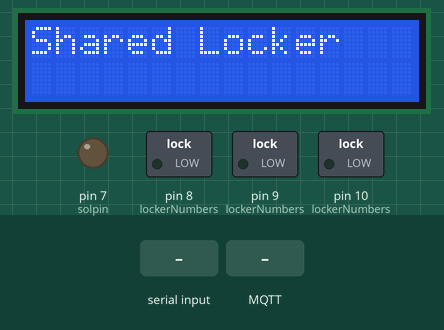
This sketch was run on a simulated Arduino Mega 2560, built with avr-gcc and run on an emulated ATmega2560. Parts: 16×2 character LCD, switched loads named in the sketch (green lamp = pin HIGH), output pins drawn as LEDs (lit = HIGH). Inputs (shaded band) come from the test bench. WiFi joins after 1.5 s; servers stay silent unless stated; random numbers use the default seed unless the sketch sets one; no MQTT or app messages arrive unless stated; what the sketch prints to the serial monitor is not drawn.

Above: at 12.8 s.
12.9 s: "1\n" received over the second serial link
14.4 s: MQTT message "1" arrives on the first subscribed topic
At 15.1 s:
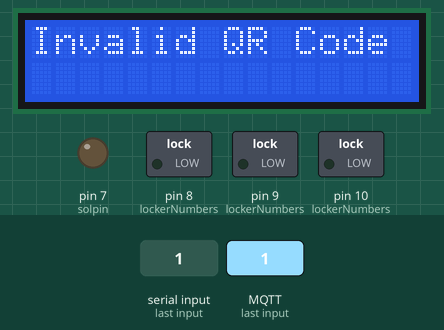
Timing chart, 0 to 17.4 s (numbered marks = the images above; inputs shaded):
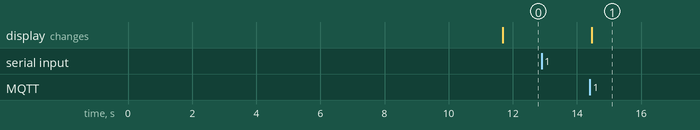

Measured:
- after the input at 12.9 s, every drawn part: stays the same
- after the input at 14.4 s, the display: changes after 0.06 s (image 1)

The sketch:

sharedLocker.ino
```cpp
#if defined(ARDUINO_PORTENTA_C33)
#include <WiFiC3.h>
#elif defined(ARDUINO_UNOWIFIR4)
#include <WiFiS3.h>
#endif

#include <PubSubClient.h>
#include "WiFiSSLClient.h"

#include <DFRobot_RGBLCD1602.h>

#include <ArduinoJson.h>

// LCD
DFRobot_RGBLCD1602 lcd(/*RGBAddr*/0x2D ,/*lcdCols*/16,/*lcdRows*/2);  //16 characters and 2 lines of show

// 보관함 정보
const char *thisBuildingName = "정보공학관";
const int thisBuildingNumber = 23;
const int thisFloorNumber = 1;
const int lockerNumbers[4][2] = { { 101, 7 }, { 102, 8 }, { 103, 9 }, { 104, 10 } };

// 솔레노이드 핀  HIGH: 열림, LOW: 닫힘
int solpin = 7;

// WiFi credentials
const char *ssid = "SSID";
const char *pass = "PASSWORD";

// MQTT Broker settings
const int mqtt_port = 8883;  // MQTT port (TLS)
const char *mqtt_broker = "r14333b1.ala.eu-central-1.emqxsl.com";  // EMQX broker endpoint
const char *mqtt_topic_req = "sharedLocker-request";     // MQTT topic
const char *mqtt_topic_res = "sharedLocker-response";
const char *mqtt_username = "USERNAME";  // MQTT username for authentication
const char *mqtt_password = "PASSWORD";  // MQTT password for authentication

// WiFi and MQTT client initialization
WiFiSSLClient client;
PubSubClient mqtt_client(client);

int wifiStatus = WL_IDLE_STATUS;

static const char ca_cert[] PROGMEM = R"EOF(
-----BEGIN CERTIFICATE-----
MIIDrzCCApegAwIBAgIQCDvgVpBCRrGhdWrJWZHHSjANBgkqhkiG9w0BAQUFADBh
MQswCQYDVQQGEwJVUzEVMBMGA1UEChMMRGlnaUNlcnQgSW5jMRkwFwYDVQQLExB3
d3cuZGlnaWNlcnQuY29tMSAwHgYDVQQDExdEaWdpQ2VydCBHbG9iYWwgUm9vdCBD
QTAeFw0wNjExMTAwMDAwMDBaFw0zMTExMTAwMDAwMDBaMGExCzAJBgNVBAYTAlVT
MRUwEwYDVQQKEwxEaWdpQ2VydCBJbmMxGTAXBgNVBAsTEHd3dy5kaWdpY2VydC5j
b20xIDAeBgNVBAMTF0RpZ2lDZXJ0IEdsb2JhbCBSb290IENBMIIBIjANBgkqhkiG
9w0BAQEFAAOCAQ8AMIIBCgKCAQEA4jvhEXLeqKTTo1eqUKKPC3eQyaKl7hLOllsB
CSDMAZOnTjC3U/dDxGkAV53ijSLdhwZAAIEJzs4bg7/fzTtxRuLWZscFs3YnFo97
nh6Vfe63SKMI2tavegw5BmV/Sl0fvBf4q77uKNd0f3p4mVmFaG5cIzJLv07A6Fpt
43C/dxC//AH2hdmoRBBYMql1GNXRor5H4idq9Joz+EkIYIvUX7Q6hL+hqkpMfT7P
T19sdl6gSzeRntwi5m3OFBqOasv+zbMUZBfHWymeMr/y7vrTC0LUq7dBMtoM1O/4
gdW7jVg/tRvoSSiicNoxBN33shbyTApOB6jtSj1etX+jkMOvJwIDAQABo2MwYTAO
BgNVHQ8BAf8EBAMCAYYwDwYDVR0TAQH/BAUwAwEB/zAdBgNVHQ4EFgQUA95QNVbR
TLtm8KPiGxvDl7I90VUwHwYDVR0jBBgwFoAUA95QNVbRTLtm8KPiGxvDl7I90VUw
DQYJKoZIhvcNAQEFBQADggEBAMucN6pIExIK+t1EnE9SsPTfrgT1eXkIoyQY/Esr
hMAtudXH/vTBH1jLuG2cenTnmCmrEbXjcKChzUyImZOMkXDiqw8cvpOp/2PV5Adg
06O/nVsJ8dWO41P0jmP6P6fbtGbfYmbW0W5BjfIttep3Sp+dWOIrWcBAI+0tKIJF
PnlUkiaY4IBIqDfv8NZ5YBberOgOzW6sRBc4L0na4UU+Krk2U886UAb3LujEV0ls
YSEY1QSteDwsOoBrp+uvFRTp2InBuThs4pFsiv9kuXclVzDAGySj4dzp30d8tbQk
CAUw7C29C79Fv1C5qfPrmAESrciIxpg0X40KPMbp1ZWVbd4=
-----END CERTIFICATE-----
)EOF";

void printWifiStatus() {
  // print the SSID of the network you're attached to:
  Serial.print("SSID: ");
  Serial.println(WiFi.SSID());

  // print your board's IP address:
  IPAddress ip = WiFi.localIP();
  Serial.print("IP Address: ");
  Serial.println(ip);

  // print the received signal strength:
  long rssi = WiFi.RSSI();
  Serial.print("signal strength (RSSI):");
  Serial.print(rssi);
  Serial.println(" dBm");
}

void connectToWiFi(){
  // check for the WiFi module:
  if (WiFi.status() == WL_NO_MODULE) {
    Serial.println("Communication with WiFi module failed!");
    // don't continue
    while (true);
  }

  String fv = WiFi.firmwareVersion();
  if (fv < WIFI_FIRMWARE_LATEST_VERSION) {
    Serial.println("Please upgrade the firmware");
  }

  // attempt to connect to WiFi network:
  while (wifiStatus != WL_CONNECTED) {
    Serial.print("Attempting to connect to SSID: ");
    Serial.println(ssid);
    // Connect to WPA/WPA2 network. Change this line if using open or WEP network:
    wifiStatus = WiFi.begin(ssid, pass);

    // wait 10 seconds for connection:
    delay(10000);
  }

  Serial.println("Connected to WiFi");
  printWifiStatus();
}

void connectToMQTT() {
    client.setCACert(ca_cert);
    while (!mqtt_client.connected()) {
        String client_id = "esp8266-client-" + random(300);
        Serial.println("Connecting to MQTT Broker.....");
        if (mqtt_client.connect(client_id.c_str(), mqtt_username, mqtt_password)) {
            Serial.println("Connected to MQTT broker");
        } else {
            Serial.print("Failed to connect to MQTT broker, rc=");
            Serial.println(mqtt_client.state());
            delay(5000);
        }
    }
}

void mqttCallback(char *mqtt_topic, byte *payload, unsigned int length) {
  int targetPinNum = 0;

    Serial.print("Message received on mqtt_topic: ");
    Serial.println(mqtt_topic);
    Serial.print("Message: ");
    for (unsigned int i = 0; i < length; i++) {
        Serial.print((char) payload[i]);
    }
    Serial.println("\n-----------------------");

  JsonDocument doc;
  deserializeJson(doc, payload);

  // Deserialize the JSON document
  DeserializationError error = deserializeJson(doc, payload);

  // Test if parsing succeeds.
  if (error) {
    Serial.print(F("deserializeJson() failed: "));
    Serial.println(error.f_str());
    return;
  }

  int success = doc["success"];
  String message = doc["message"];

  if (doc["success"] == true) {
    const int buildingNumber = doc["value"]["buildingNumber"];
    const int floorNumber = doc["value"]["floorNumber"];
    const int lockerNumber = doc["value"]["lockerNumber"];

    if (!isMatchingLocker(buildingNumber, floorNumber, lockerNumber)) {
      // 서버의 응답 정보가 현재 보관함과 일치하지 않는 경우
      Serial.println("invalid locker");
      lcd.clear();
      lcd.print("This is not your");
      lcd.setCursor(0, 1);
      lcd.print("Locker");
      delay(5000);
      lcd.clear();
      lcd.print("Shared Locker");
      return;
    }

    targetPinNum = getLockerPinNum(lockerNumber);

    lcd.clear();
    lcd.print("Locker ");
    lcd.print(String(lockerNumber));
    lcd.setCursor(0, 1);
    lcd.print("Opened");

    digitalWrite(targetPinNum, HIGH);
    delay(10000);
    digitalWrite(targetPinNum, LOW);

    lcd.clear();
    lcd.print("Shared Locker");
  } else {
    Serial.println("failed response");
    lcd.clear();
    lcd.print("Invalid QR Code");
    delay(5000);
    lcd.clear();
    lcd.print("Shared Locker");
  }
}

void initLockerPin() {
  int size = sizeof(lockerNumbers) / sizeof(lockerNumbers[0]);
  for (int i = 0; i < size; i++) {
    Serial.println(lockerNumbers[i][1]);
    pinMode(lockerNumbers[i][1], OUTPUT);
  }
}

int getLockerPinNum(int lockerNumber) {
  int size = sizeof(lockerNumbers) / sizeof(lockerNumbers[0]);
    for (int i = 0; i < size; i++) {
        if (lockerNumbers[i][0] == lockerNumber) {
          return lockerNumbers[i][1];
        }
    }
    return -1;
}
// 보관함 정보가 일치하는지 확인
bool isMatchingLocker(const int buildingNumber, const int floorNumber, const int lockerNumber) {
    if (thisBuildingNumber != buildingNumber) {
        return false;
    }
    if (thisFloorNumber != floorNumber) {
        return false;
    }

    // lockerNumbers 배열에서 lockerNumber가 존재하는지 확인
    int size = sizeof(lockerNumbers) / sizeof(lockerNumbers[0]);
    for (int i = 0; i < size; i++) {
        if (lockerNumbers[i][0] == lockerNumber) {
            return true;
        }
    }
    return false;
}
void setup(){
  Serial.begin(9600);
  Serial1.begin(9600);
  while (!Serial);

  connectToWiFi();

  mqtt_client.setServer(mqtt_broker, mqtt_port);
  mqtt_client.setCallback(mqttCallback);
  connectToMQTT();

  lcd.init();
  lcd.clear();
  lcd.print("Shared Locker");

  initLockerPin();
}

void loop(){
  // MQTT Broker 연결
  if (!mqtt_client.connected()) {
      connectToMQTT();
  }
  mqtt_client.loop();

  while (Serial1.available()) {
    String barcode_data = Serial1.readStringUntil('\n');

    int startIndex = 0;
    int endIndex = 0;
    int index = 0;

    StaticJsonDocument<256> jsonDoc;

    const char* keys[] = {"key", "buildingNumber", "floor", "lockerNumber"};

    while ((endIndex = barcode_data.indexOf(' ', startIndex)) != -1 && index < 4) {
    String word = barcode_data.substring(startIndex, endIndex);
    jsonDoc[keys[index]] = word;
    startIndex = endIndex + 1;
    index++;
  }

    // 마지막 단어 처리
    if (index < 4) {
      String lastWord = barcode_data.substring(startIndex, barcode_data.indexOf('\r', startIndex));
      jsonDoc[keys[index]] = lastWord;
    }

    char jsonString[256];
    serializeJson(jsonDoc, jsonString, sizeof(jsonString));
    Serial.println(jsonString);

    mqtt_client.publish(mqtt_topic_req, jsonString);
    mqtt_client.subscribe(mqtt_topic_res);
  }
}
```
